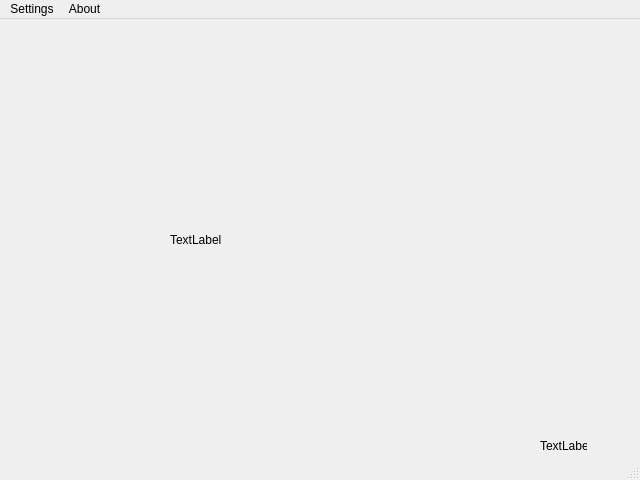
<?xml version="1.0" encoding="UTF-8"?>
<ui version="4.0">
 <class>MainWindow</class>
 <widget class="QMainWindow" name="MainWindow">
  <property name="geometry">
   <rect>
    <x>0</x>
    <y>0</y>
    <width>640</width>
    <height>480</height>
   </rect>
  </property>
  <property name="windowTitle">
   <string>MainWindow</string>
  </property>
  <widget class="QWidget" name="centralwidget">
   <widget class="QLabel" name="missionTime">
    <property name="geometry">
     <rect>
      <x>540</x>
      <y>420</y>
      <width>47</width>
      <height>13</height>
     </rect>
    </property>
    <property name="text">
     <string>TextLabel</string>
    </property>
   </widget>
   <widget class="QLabel" name="image">
    <property name="geometry">
     <rect>
      <x>170</x>
      <y>110</y>
      <width>321</width>
      <height>221</height>
     </rect>
    </property>
    <property name="text">
     <string>TextLabel</string>
    </property>
   </widget>
  </widget>
  <widget class="QMenuBar" name="menubar">
   <property name="geometry">
    <rect>
     <x>0</x>
     <y>0</y>
     <width>640</width>
     <height>21</height>
    </rect>
   </property>
   <widget class="QMenu" name="menuSettings">
    <property name="title">
     <string>Settings</string>
    </property>
   </widget>
   <widget class="QMenu" name="menuAbout">
    <property name="title">
     <string>About</string>
    </property>
   </widget>
   <addaction name="menuSettings"/>
   <addaction name="menuAbout"/>
  </widget>
  <widget class="QStatusBar" name="statusbar"/>
  <action name="actionBaud_Rate">
   <property name="text">
    <string>Port ID</string>
   </property>
  </action>
  <action name="actionBaud_Rate_2">
   <property name="text">
    <string>Baud Rate</string>
   </property>
  </action>
  <action name="actionParity">
   <property name="text">
    <string>Parity</string>
   </property>
  </action>
  <action name="actiondataBits">
   <property name="text">
    <string>Data Bits</string>
   </property>
  </action>
  <action name="actionStop_Bits">
   <property name="text">
    <string>Stop Bits</string>
   </property>
  </action>
  <action name="actionFlow_Control">
   <property name="text">
    <string>Flow Control</string>
   </property>
  </action>
 </widget>
 <resources/>
 <connections/>
</ui>
